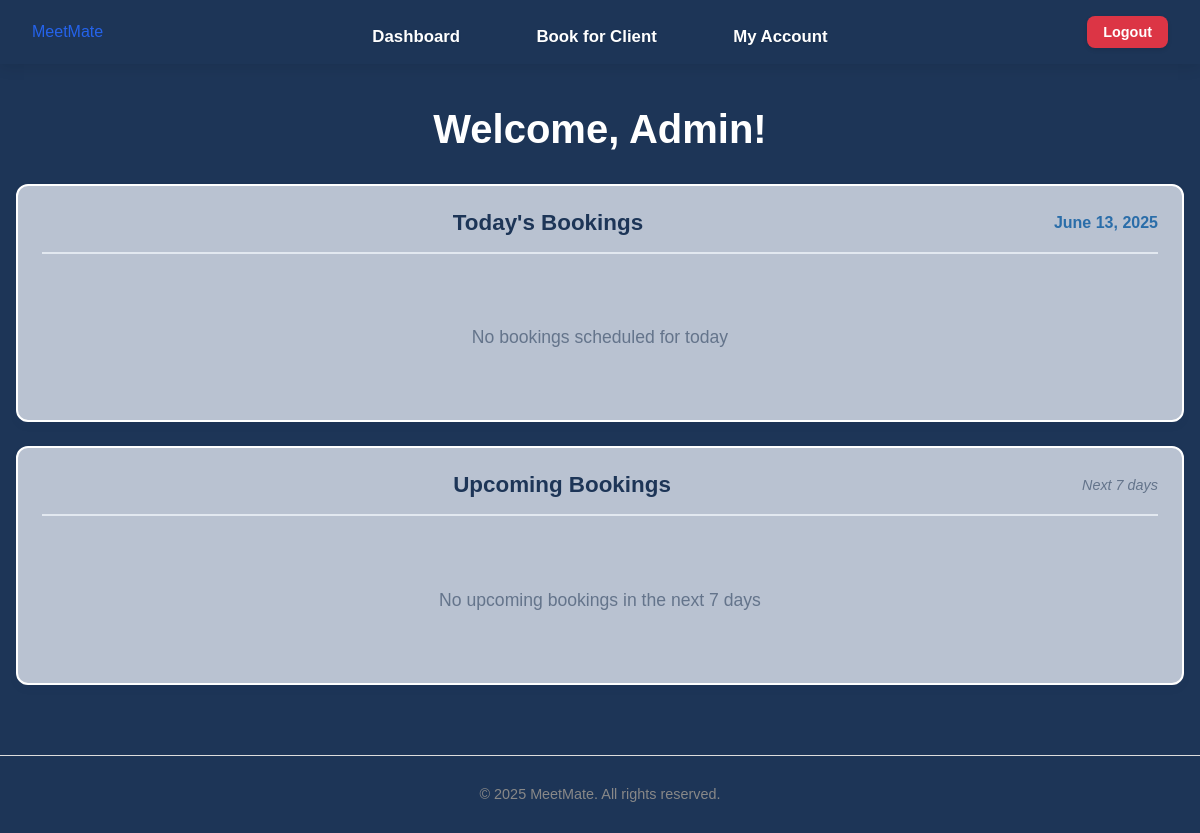
The page /dashboard (signed in) on the database as committed earlier.
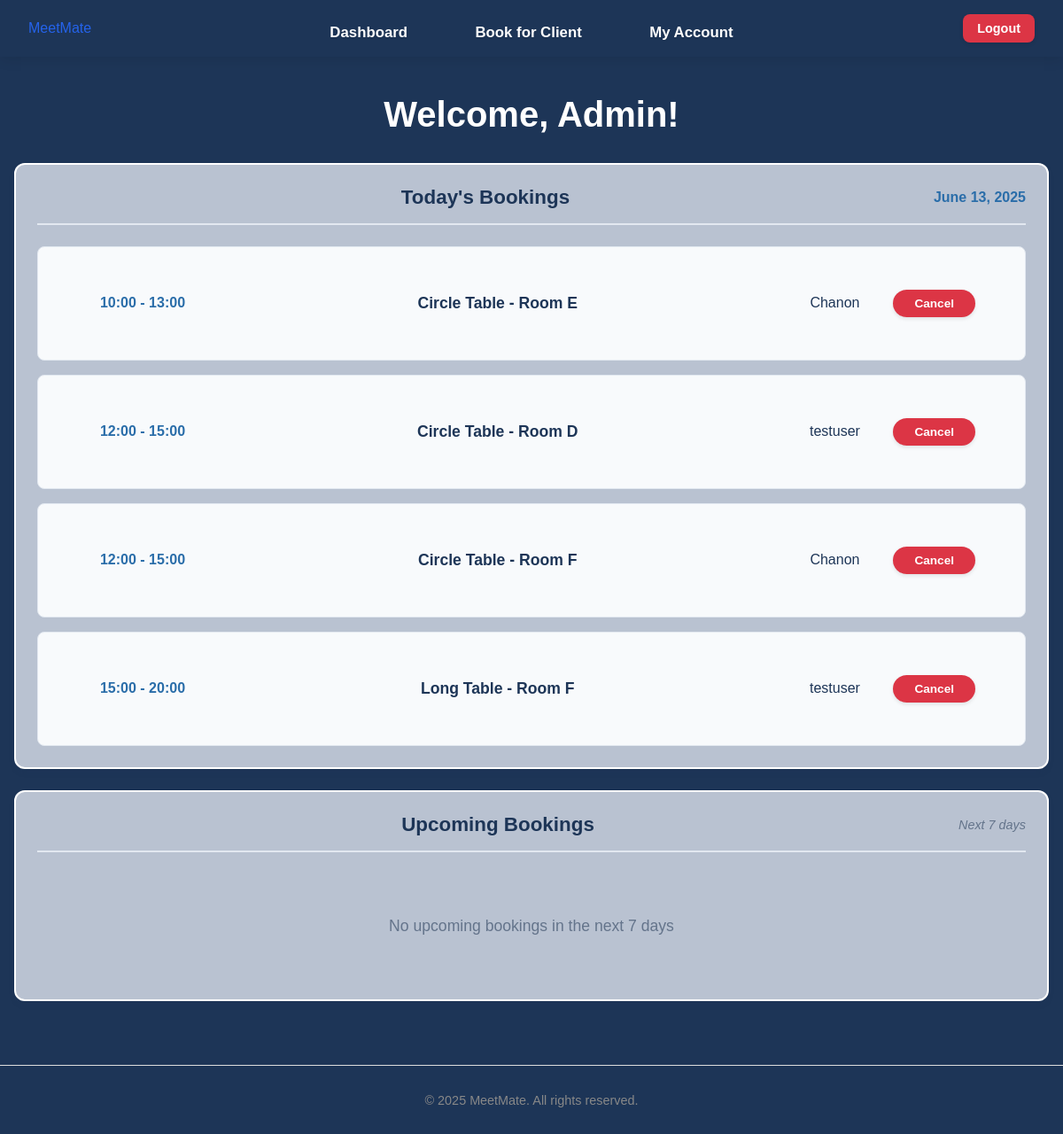
The same page on the database as committed later.
### tables this page shows
CREATE TABLE users (
                id INTEGER PRIMARY KEY AUTOINCREMENT,
                username TEXT NOT NULL UNIQUE,
                email TEXT NOT NULL UNIQUE,
                password TEXT NOT NULL,
                firstname TEXT,
                lastname TEXT,
                dob TEXT,
                address TEXT,
                role TEXT DEFAULT 'user'
            );

CREATE TABLE bookings (
                id INTEGER PRIMARY KEY AUTOINCREMENT,
                user_id INTEGER NOT NULL,
                room_id INTEGER NOT NULL,
                date TEXT NOT NULL,
                time_start TEXT NOT NULL,
                time_end TEXT NOT NULL,
                booking_admin_id INTEGER,
                notes TEXT,
                FOREIGN KEY (user_id) REFERENCES users (id),
                FOREIGN KEY (room_id) REFERENCES rooms (id),
                FOREIGN KEY (booking_admin_id) REFERENCES users (id)
            );

CREATE TABLE rooms (
                id INTEGER PRIMARY KEY AUTOINCREMENT,
                name TEXT NOT NULL,
                location TEXT NOT NULL,
                capacity INTEGER NOT NULL,
                room_type TEXT DEFAULT 'conference'
            );

### app.py (the view, shortened to what this page needs)
@app.route('/dashboard')
@login_required
def dashboard():
    connection = get_database_connection()
    cursor = connection.cursor()
    user_id = session['user_id']
    user = get_user_by_id(user_id)
    if not user:
        flash('User not found', 'error')
        return redirect(url_for('logout'))
    now = datetime.now()
    current_date = now.date()
    current_time = now.time()
    today_bookings = []
    upcoming_bookings = []
    today_date = ''
    user_today_bookings = []
    user_upcoming_bookings = []
    if session.get('role') == 'admin':
        from datetime import date, timedelta
        today = date.today()
        today_str = today.strftime('%Y-%m-%d')
        today_date = today.strftime('%B %d, %Y')
        tomorrow = today + timedelta(days=1)
        next_week = today + timedelta(days=7)
        tomorrow_str = tomorrow.strftime('%Y-%m-%d')
        next_week_str = next_week.strftime('%Y-%m-%d')
        cursor.execute('''
            SELECT
                b.id,
                b.date,
                b.time_start,
                b.time_end,
                b.notes,
                u.username,
                r.name as room_name,
                admin.username as admin_name
            FROM bookings b
            JOIN users u ON b.user_id = u.id
            JOIN rooms r ON b.room_id = r.id
            LEFT JOIN users admin ON b.booking_admin_id = admin.id
            WHERE b.date = ?
            ORDER BY b.time_start
        ''', (today_str,))
        for row in cursor.fetchall():
            booking = dict(row)
            if booking['admin_name']:
                booking['booked_by'] = f"Admin: {booking['admin_name']}"
            else:
                booking['booked_by'] = "Self"
            booking_date = date.fromisoformat(booking['date'])
            booking_start_time = time.fromisoformat(booking['time_start'] + ':00' if len(booking['time_start']) == 5 else booking['time_start'])
            if booking_date == current_date:
                booking['can_cancel'] = current_time < booking_start_time
                booking['status'] = 'Complete' if current_time >= booking_start_time else None
            else:
                booking['can_cancel'] = True
                booking['status'] = None
            today_bookings.append(booking)
        cursor.execute('''
            SELECT
                b.id,
                b.date,
                b.time_start,
                b.time_end,
                b.notes,
                u.username,
                r.name as room_name,
                admin.username as admin_name
            FROM bookings b
            JOIN users u ON b.user_id = u.id
            JOIN rooms r ON b.room_id = r.id
            LEFT JOIN users admin ON b.booking_admin_id = admin.id
            WHERE b.date >= ? AND b.date <= ?
            ORDER BY b.date, b.time_start
            LIMIT 10
        ''', (tomorrow_str, next_week_str))
        for row in cursor.fetchall():
            booking = dict(row)
            if booking['admin_name']:
                booking['booked_by'] = f"Admin: {booking['admin_name']}"
            else:
                booking['booked_by'] = "Self"
            booking_date = date.fromisoformat(booking['date'])
            booking['formatted_date'] = booking_date.strftime('%a, %b %d')
            booking['can_cancel'] = True
            booking['status'] = None
            upcoming_bookings.append(booking)
    connection.close()
    return render_template('dashboard.html',
                         user=user,
                         today_bookings=today_bookings,
                         today_date=today_date,
                         upcoming_bookings=upcoming_bookings,
                         user_today_bookings=user_today_bookings,
                         user_upcoming_bookings=user_upcoming_bookings)

### app.py (called while the page is built)
def get_database_path():
    app_directory = app.root_path
    instance_directory = os.path.join(app_directory, 'instance')
    os.makedirs(instance_directory, exist_ok=True)
    database_path = os.path.join(instance_directory, 'meetmate.db')
    return database_path

def get_database_connection():
    db_path = get_database_path()
    connection = sqlite3.connect(db_path)
    connection.row_factory = sqlite3.Row
    return connection

def get_user_by_id(user_id):
    connection = get_database_connection()
    cursor = connection.cursor()
    cursor.execute("SELECT * FROM users WHERE id = ?", (user_id,))
    user = cursor.fetchone()
    connection.close()
    if user:
        return dict(user)
    return None

def login_required(f):
    @wraps(f)
    def decorated_function(*args, **kwargs):
        if 'user_id' not in session:
            flash('Please login to access this page', 'error')
            return redirect(url_for('login'))
        user = get_user_by_id(session['user_id'])
        if not user:
            session.clear()
            flash('Your account is no longer valid. Please login again.', 'warning')
            return redirect(url_for('login'))
        return f(*args, **kwargs)
    return decorated_function

### templates/dashboard.html (shortened to what this page needs)
{% extends "base.html" %}
{% block content %}
<div class="dashboard">
    <h1>Welcome, {% if user.firstname %}{{ user.firstname }}{% else %}{{ session.username }}{% endif %}!</h1>
    {% if session.role == 'admin' %}
    <div class="dashboard-section">
        <div class="section-card">
            <div class="section-header">
                <h2>Today's Bookings</h2>
                <span class="date">{{ today_date }}</span>            </div>              {% if today_bookings %}
                <div class="bookings-list">{% for booking in today_bookings %}
                        <div class="booking-item">
                            <div class="booking-time">
                                {{ booking.time_start }} - {{ booking.time_end }}
                            </div>
                            <div class="booking-details">
                                <strong>{{ booking.room_name }}</strong>
                            </div>
                            <div class="booking-name">
                                {{ booking.username }}
                            </div>
                            <div class="booking-actions">
                                {% if booking.can_cancel %}
                                    <a href="{{ url_for('cancel_booking', booking_id=booking.id) }}"
                                       class="btn btn-danger btn-small"
                                       onclick="return confirm('Are you sure you want to cancel this booking?')">
                                        Cancel
                                    </a>
                                {% elif booking.status == 'Complete' %}
                                    <div class="booking-status">
                                        <span class="status-completed">Complete</span>
                                    </div>
                                {% endif %}
                            </div>
                        </div>
                    {% endfor %}
                </div>            {% else %}
                <div class="no-bookings">
                    <p>No bookings scheduled for today</p>
                </div>
            {% endif %}
        </div>
    </div>
    <div class="dashboard-section">
        <div class="section-card">
            <div class="section-header">
                <h2>Upcoming Bookings</h2>
                <span class="subtitle">Next 7 days</span>            </div>              {% if upcoming_bookings %}
                <div class="bookings-list">{% for booking in upcoming_bookings %}
                        <div class="booking-item">
                            <div class="booking-date">
                                {{ booking.formatted_date }}
                            </div>
                            <div class="booking-time">
                                {{ booking.time_start }} - {{ booking.time_end }}
                            </div>
                            <div class="booking-details">
                                <strong>{{ booking.room_name }}</strong>
                                {% if booking.notes %}
                                    <div class="booking-notes">{{ booking.notes }}</div>
                                {% endif %}
                            </div>
                            <div class="booking-name">
                                {{ booking.username }}
                            </div>
                            <div class="booking-actions">
                                {% if booking.can_cancel %}
                                    <a href="{{ url_for('cancel_booking', booking_id=booking.id) }}"
                                       class="btn btn-danger btn-small"
                                       onclick="return confirm('Are you sure you want to cancel this booking?')">
                                        Cancel
                                    </a>
                                {% elif booking.status == 'Complete' %}
                                    <div class="booking-status">
                                        <span class="status-completed">Complete</span>
                                    </div>
                                {% endif %}
                            </div>
                        </div>
                    {% endfor %}
                </div>            {% else %}
                <div class="no-bookings">
                    <p>No upcoming bookings in the next 7 days</p>
                </div>
            {% endif %}
        </div>
    </div>
    {% endif %}
</div>
{% endblock %}

### templates/base.html (shortened to what this page needs)
<!DOCTYPE html>
<html>
    <head>
        <link rel="stylesheet" type="text/css" href="{{ url_for('static', filename='css/style.css')}}" />
        <link rel="stylesheet" href="https://cdnjs.cloudflare.com/ajax/libs/font-awesome/6.0.0/css/all.min.css">
        <link rel="icon" type="image/png" href="{{ url_for('static', filename='images/favicon.png') }}">    </head>
    <body{% if request.endpoint == 'index' %} class="home-page-body"{% endif %}>        <header>
            <div class="header-content">
                <div class="logo">
                    <a href="{{ url_for('index') }}">MeetMate</a>
                </div>                <nav>                    <ul>                        {% if session.user_id %}                            {% if session.role == 'admin' %}
                                <li><a href="{{ url_for('dashboard') }}">Dashboard</a></li>
                                <li><a href="{{ url_for('admin_book') }}">Book for Client</a></li>
                                <li><a href="{{ url_for('admin') }}">My Account</a></li>
                            {% endif %}
                        {% else %}
                            <li><a href="{{ url_for('about') }}">Contact us</a></li>
                        {% endif %}
                    </ul>                </nav>
                {% if session.user_id %}
                <div class="user-menu">
                    <a href="{{ url_for('logout') }}" class="btn btn-logout">Logout</a>
                </div>
                {% endif %}
            </div>
        </header>
        <div class="container">
            {% block content %}{% endblock %}
        </div>
        <footer>
            <p>&copy; 2025 MeetMate. All rights reserved.</p>
        </footer>
    </body>
</html>

Rows that differ between the two databases and show on the page:
added bookings: time_start "10:00", time_end "13:00", room_name "Circle Table - Room E", username "Chanon"
added bookings: time_start "12:00", time_end "15:00", room_name "Circle Table - Room D", username "testuser"
added bookings: time_start "12:00", time_end "15:00", room_name "Circle Table - Room F", username "Chanon"
added bookings: time_start "15:00", time_end "20:00", room_name "Long Table - Room F", username "testuser"
Other text that changed with them:
text no longer shown: "No bookings scheduled for today"
